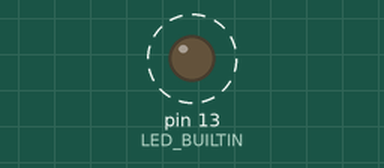
Recording of a sketch running on a simulated Arduino Uno, built with avr-gcc and run on an emulated ATmega328P. On the bench: output pins drawn as LEDs (lit = HIGH). Dashed ring = blinking. What the sketch prints to the serial monitor is not drawn.

Above: at 0.5 s.
Timing chart, 0 to 4.6 s (numbered marks = the images above):
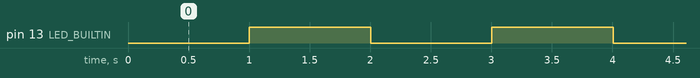

The sketch:

Blink-fara-delay.ino
```cpp
// Blick fara delay
// the setup function runs once when you press reset or power the board


long lastEvent;
void setup() {
  // initialize digital pin LED_BUILTIN as an output.
  pinMode(LED_BUILTIN, OUTPUT);
  Serial.begin(9600);
  lastEvent = millis();
}

bool isOn = false;
void changeLedLight(){

  digitalWrite(LED_BUILTIN, isOn ? LOW : HIGH);
  isOn = !isOn;
  Serial.println(isOn);
}

void loop() {
  long now = millis();
  if (now - lastEvent > 1000) {
    changeLedLight();
    lastEvent = now;
    //Serial.println("x");
  }


}
```

Measured:
- by itself, pin 13 (LED_BUILTIN): alternates HIGH for 1.0 s and LOW for 1.0 s
